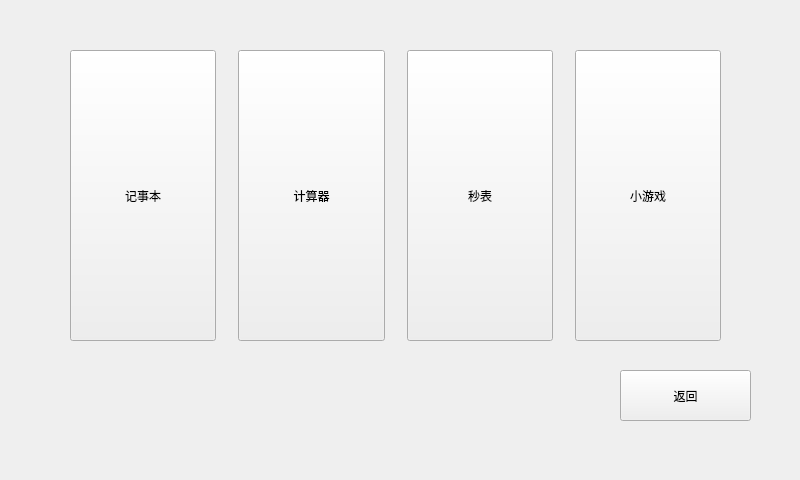
<?xml version="1.0" encoding="UTF-8"?>
<ui version="4.0">
 <class>leisure</class>
 <widget class="QMainWindow" name="leisure">
  <property name="geometry">
   <rect>
    <x>0</x>
    <y>0</y>
    <width>800</width>
    <height>480</height>
   </rect>
  </property>
  <property name="windowTitle">
   <string>MainWindow</string>
  </property>
  <widget class="QWidget" name="centralwidget">
   <widget class="QPushButton" name="back_btn">
    <property name="geometry">
     <rect>
      <x>620</x>
      <y>370</y>
      <width>131</width>
      <height>51</height>
     </rect>
    </property>
    <property name="text">
     <string>返回</string>
    </property>
   </widget>
   <widget class="QWidget" name="horizontalLayoutWidget">
    <property name="geometry">
     <rect>
      <x>70</x>
      <y>50</y>
      <width>651</width>
      <height>291</height>
     </rect>
    </property>
    <layout class="QHBoxLayout" name="horizontalLayout">
     <property name="spacing">
      <number>22</number>
     </property>
     <item>
      <widget class="QPushButton" name="notepad_Btn">
       <property name="sizePolicy">
        <sizepolicy hsizetype="Expanding" vsizetype="Expanding">
         <horstretch>0</horstretch>
         <verstretch>0</verstretch>
        </sizepolicy>
       </property>
       <property name="text">
        <string>记事本</string>
       </property>
      </widget>
     </item>
     <item>
      <widget class="QPushButton" name="calc_btn">
       <property name="sizePolicy">
        <sizepolicy hsizetype="Expanding" vsizetype="Expanding">
         <horstretch>0</horstretch>
         <verstretch>0</verstretch>
        </sizepolicy>
       </property>
       <property name="text">
        <string>计算器</string>
       </property>
      </widget>
     </item>
     <item>
      <widget class="QPushButton" name="stopwatch_Btn">
       <property name="sizePolicy">
        <sizepolicy hsizetype="Expanding" vsizetype="Expanding">
         <horstretch>0</horstretch>
         <verstretch>0</verstretch>
        </sizepolicy>
       </property>
       <property name="text">
        <string>秒表</string>
       </property>
      </widget>
     </item>
     <item>
      <widget class="QPushButton" name="game_Btn">
       <property name="sizePolicy">
        <sizepolicy hsizetype="Expanding" vsizetype="Expanding">
         <horstretch>0</horstretch>
         <verstretch>0</verstretch>
        </sizepolicy>
       </property>
       <property name="text">
        <string>小游戏</string>
       </property>
      </widget>
     </item>
    </layout>
   </widget>
  </widget>
 </widget>
 <resources/>
 <connections/>
</ui>
